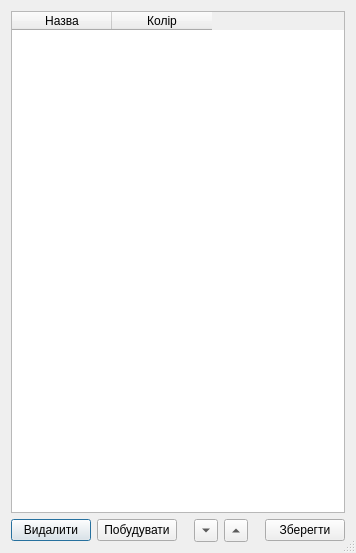
<?xml version="1.0" encoding="UTF-8"?>
<ui version="4.0">
 <class>Dialog</class>
 <widget class="QDialog" name="Dialog">
  <property name="geometry">
   <rect>
    <x>0</x>
    <y>0</y>
    <width>356</width>
    <height>553</height>
   </rect>
  </property>
  <property name="sizePolicy">
   <sizepolicy hsizetype="Fixed" vsizetype="Preferred">
    <horstretch>0</horstretch>
    <verstretch>0</verstretch>
   </sizepolicy>
  </property>
  <property name="windowTitle">
   <string>Dialog</string>
  </property>
  <property name="sizeGripEnabled">
   <bool>true</bool>
  </property>
  <layout class="QVBoxLayout" name="verticalLayout">
   <item>
    <widget class="QTableWidget" name="List">
     <property name="editTriggers">
      <set>QAbstractItemView::DoubleClicked</set>
     </property>
     <property name="dragEnabled">
      <bool>true</bool>
     </property>
     <property name="dragDropOverwriteMode">
      <bool>false</bool>
     </property>
     <property name="dragDropMode">
      <enum>QAbstractItemView::DragDrop</enum>
     </property>
     <property name="defaultDropAction">
      <enum>Qt::MoveAction</enum>
     </property>
     <property name="selectionBehavior">
      <enum>QAbstractItemView::SelectRows</enum>
     </property>
     <property name="columnCount">
      <number>2</number>
     </property>
     <attribute name="horizontalHeaderVisible">
      <bool>true</bool>
     </attribute>
     <column>
      <property name="text">
       <string>Назва</string>
      </property>
     </column>
     <column>
      <property name="text">
       <string>Колір</string>
      </property>
     </column>
    </widget>
   </item>
   <item>
    <layout class="QHBoxLayout" name="horizontalLayout">
     <item>
      <widget class="QPushButton" name="Delete">
       <property name="text">
        <string>Видалити</string>
       </property>
      </widget>
     </item>
     <item>
      <widget class="QPushButton" name="Plot">
       <property name="styleSheet">
        <string notr="true"/>
       </property>
       <property name="text">
        <string>Побудувати</string>
       </property>
      </widget>
     </item>
     <item>
      <spacer name="horizontalSpacer_2">
       <property name="orientation">
        <enum>Qt::Horizontal</enum>
       </property>
       <property name="sizeHint" stdset="0">
        <size>
         <width>40</width>
         <height>20</height>
        </size>
       </property>
      </spacer>
     </item>
     <item>
      <widget class="QToolButton" name="moveDown">
       <property name="text">
        <string>...</string>
       </property>
       <property name="arrowType">
        <enum>Qt::DownArrow</enum>
       </property>
      </widget>
     </item>
     <item>
      <widget class="QToolButton" name="moveUp">
       <property name="text">
        <string>...</string>
       </property>
       <property name="arrowType">
        <enum>Qt::UpArrow</enum>
       </property>
      </widget>
     </item>
     <item>
      <spacer name="horizontalSpacer">
       <property name="orientation">
        <enum>Qt::Horizontal</enum>
       </property>
       <property name="sizeHint" stdset="0">
        <size>
         <width>40</width>
         <height>20</height>
        </size>
       </property>
      </spacer>
     </item>
     <item>
      <widget class="QPushButton" name="Save">
       <property name="text">
        <string>Зберегти</string>
       </property>
      </widget>
     </item>
    </layout>
   </item>
  </layout>
 </widget>
 <resources/>
 <connections/>
</ui>
